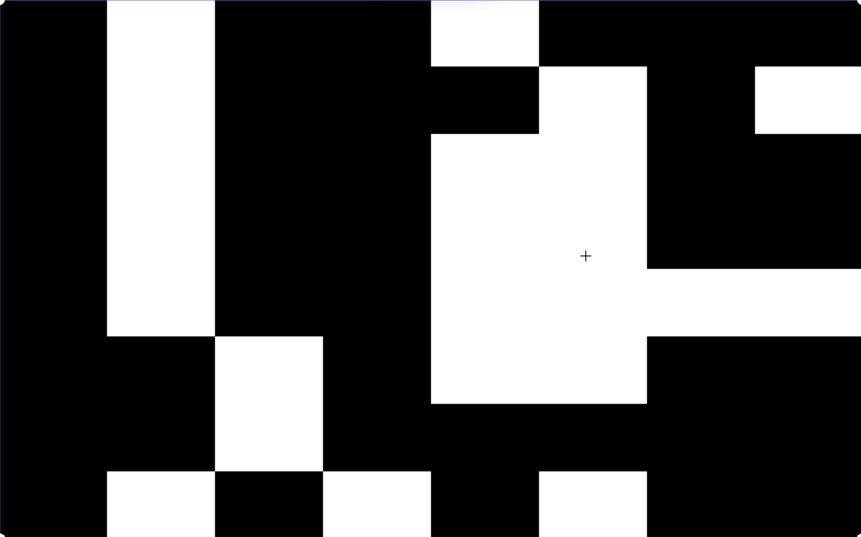
#> input picture distorted.jpg, 861 x 537 px, given in place of the camera
$ python reciever.py
#> lines starting #> are read from the running program, lines starting #| are printed output that depends on the picture; after the words box and inside, x2 and y2 are one past the last pixel; in counts of white or black regions, pixels touching at a corner belong together
# --- Imports ---

import cv2
import time
import numpy as np

# --- Definitions ---

binary_duration = 0.3
delimiter_duration = 0.5

# --- Setup camera ---

cap = cv2.VideoCapture(0)  # 0 = default webcam

if not cap.isOpened():
    print("Error: Could not open camera.")
    exit()

fps = cap.get(cv2.CAP_PROP_FPS)
if fps == 0:
    fps = 30  # fallback if OpenCV can’t read it
delay = int(1000 / fps)

# --- Helper functions ---

def read_color(frame):
    """
    Detects the dominant color (black, white, red, green) in the center of the frame.
    Returns one of: 'black', 'white', 'red', 'green'
    """
    hsv = cv2.cvtColor(frame, cv2.COLOR_BGR2HSV)

    # Define color ranges
    red_lower1, red_upper1 = (0, 100, 100), (10, 255, 255)
    red_lower2, red_upper2 = (160, 100, 100), (179, 255, 255)
    white_lower, white_upper = (0, 0, 200), (180, 30, 255)
    black_lower, black_upper = (0, 0, 0), (180, 255, 50)
    green_lower, green_upper = (40, 50, 50), (80, 255, 255)

    # Create masks
    red_mask = cv2.inRange(hsv, red_lower1, red_upper1) | cv2.inRange(hsv, red_lower2, red_upper2)
    white_mask = cv2.inRange(hsv, white_lower, white_upper)
    black_mask = cv2.inRange(hsv, black_lower, black_upper)
    green_mask = cv2.inRange(hsv, green_lower, green_upper)

    # Count pixels
    counts = {
        "red": cv2.countNonZero(red_mask),
        "white": cv2.countNonZero(white_mask),
        "black": cv2.countNonZero(black_mask),
        "green": cv2.countNonZero(green_mask)
    }

    # Pick dominant color
    return max(counts, key=counts.get)


# --- Main function ---

def receive_message(duration_per_bit=binary_duration, delimiter_time=delimiter_duration):
#> called with duration_per_bit = 0.3, delimiter_time = 0.5
    bits = ""
    message = ""
    last_color = None
    decoding = False
    waiting_for_sync = True

    print("Receiver started — showing camera feed.")
    print("Waiting for GREEN signal to sync...")

    while True:
        ret, frame = cap.read()
#> frame is the input picture: shape (537, 861, 3); mean B, G, R 92.1, 91.9, 92
        if not ret:
            print("Error: Failed to capture frame.")
            break

        frame = cv2.flip(frame, 1)
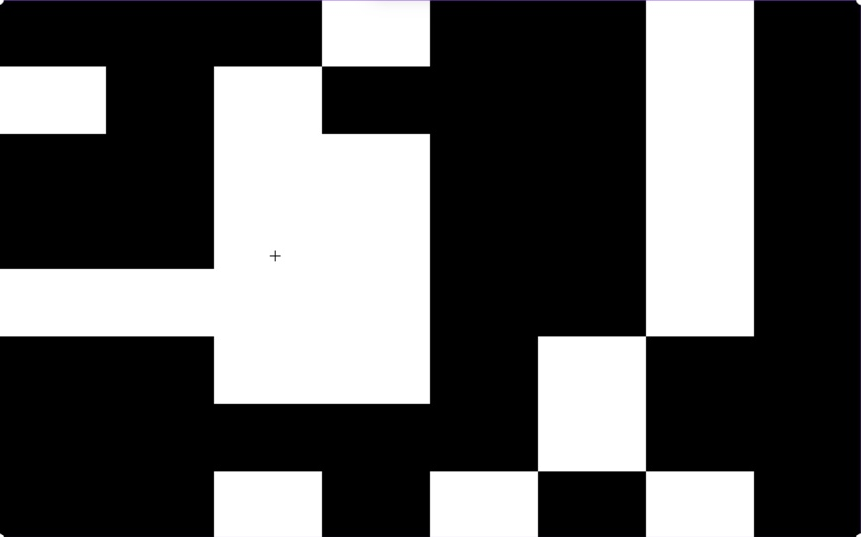
#> frame: shape (537, 861, 3); mean B, G, R 92.1, 91.9, 92
        h, w, _ = frame.shape
#> h = 537; w = 861
        cx, cy = w // 2, h // 2
#> cx = 430; cy = 268
        size = 100
        roi = frame[cy-size:cy+size, cx-size:cx+size]
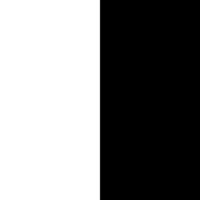
#> roi: shape (200, 200, 3); min 0, max 255, mean 127.5

        color = read_color(roi)
#> in read_color, `hsv = cv2.cvtColor(frame, cv2.COLOR_BGR2HSV)`: hsv: shape (200, 200, 3); mean H, S, V 0, 0, 127.5
#> in read_color, `red_mask = cv2.inRange(hsv, red_lower1, red_upper1) | cv2.inRange(hsv,..`: red_mask: shape (200, 200); every value is 0
#> in read_color, `white_mask = cv2.inRange(hsv, white_lower, white_upper)`: white_mask: shape (200, 200); 50% white; 1 white region, box (x1, y1, x2, y2) and area: (0, 0, 100, 200) 20000
#> in read_color, `black_mask = cv2.inRange(hsv, black_lower, black_upper)`:
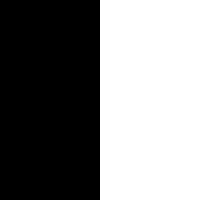
#> black_mask: shape (200, 200); 50% white; 1 white region, box (x1, y1, x2, y2) and area: (100, 0, 200, 200) 20000
#> in read_color, `counts = { "red": cv2.countNonZero(red_mask), "white": cv2.countNonZer..`: counts = {'red': 0, 'white': 20000, 'black': 20000, 'green': 0}
#> color = 'white'

        # Draw visualization
        cv2.rectangle(frame, (cx-size, cy-size), (cx+size, cy+size), (0, 255, 0), 2)
        cv2.putText(frame, f"Detected: {color}", (10, 30), cv2.FONT_HERSHEY_SIMPLEX, 1, (255,255,255), 2)
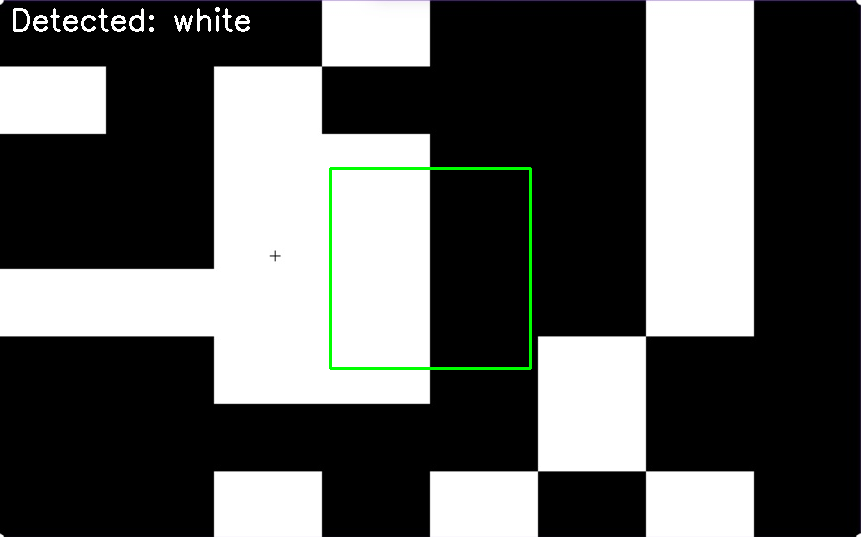
#> frame: shape (537, 861, 3); mean B, G, R 92.4, 93.5, 92.3
        cv2.imshow("Receiver", frame)

        # --- Logic for automatic start after green sync ---

        if waiting_for_sync:
            if color == "green":
                print("Green detected — syncing...")
            elif color != "green" and last_color == "green":
                print("Green ended — starting decoding!")
                waiting_for_sync = False
                decoding = True
                time.sleep(duration_per_bit)  # short stabilization pause

        elif decoding:
            if color in ["black", "white"] and color != last_color:
                bit = "1" if color == "white" else "0"
                bits += bit
                print(f"Bit: {bit}")
                time.sleep(duration_per_bit)

            elif color == "red" and color != last_color:
                if len(bits) == 8:
                    char = chr(int(bits, 2))
                    message += char
                    print(f"Received char: {char}")
                bits = ""
                time.sleep(delimiter_time)

        last_color = color
#> last_color = 'white'
        key = cv2.waitKey(1) & 0xFF
#> (key q is pressed here)

        if key == ord('q'):
            break

    print("Final message:", message)
    cap.release()
    cv2.destroyAllWindows()


# --- Main execution ---
receive_message()
